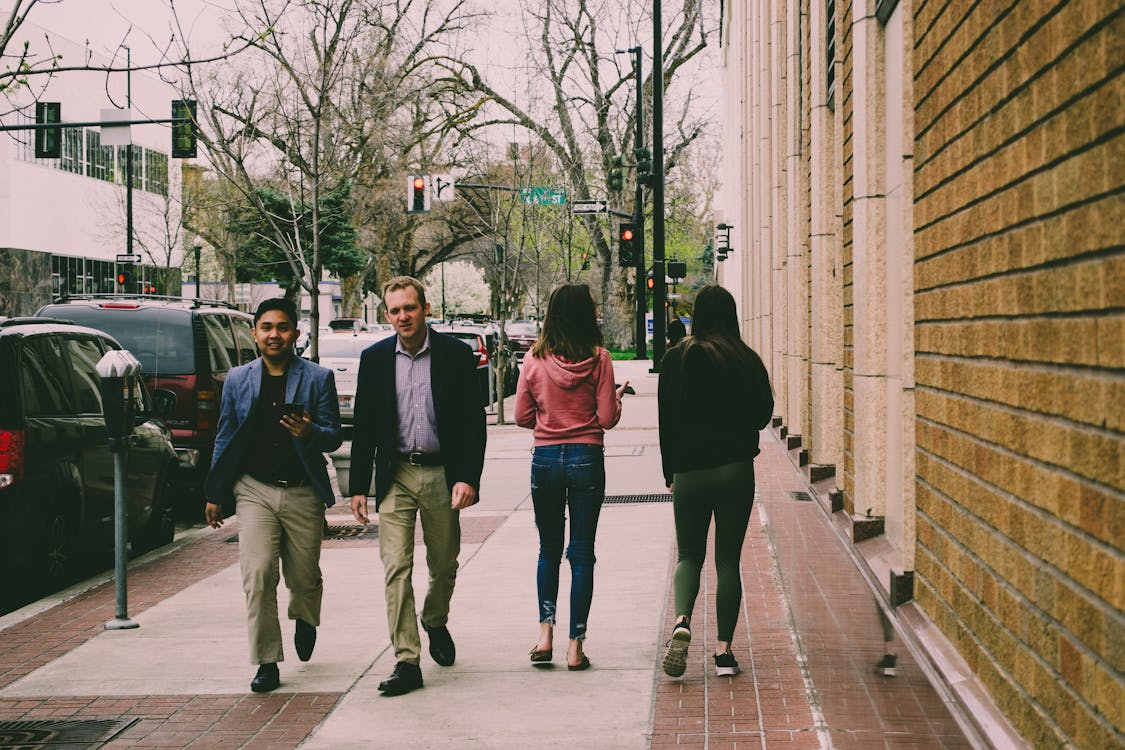
#> input picture img.jpeg, 1125 x 750 px; its folder holds only this picture in this run
$ python -i detF.py   (imports and definitions only)
#> lines starting #> are read from the running program, lines starting #| are printed output that depends on the picture; after the words box and inside, x2 and y2 are one past the last pixel; in counts of white or black regions, pixels touching at a corner belong together
import cv2
import tkinter as tk
from tkinter import filedialog
from PIL import Image, ImageTk

def detect_faces():
    global image_label, image_path, faces

    # Carga la imagen seleccionada
    image_path = filedialog.askopenfilename()
#> the answer given: img.jpeg
    if image_path:
        # Carga la imagen
        image = cv2.imread(image_path)
#> image is the input picture: shape (750, 1125, 3); mean B, G, R 104.7, 121.4, 137.1

        # Crea el clasificador de rostros
        face_cascade = cv2.CascadeClassifier(cv2.data.haarcascades + 'haarcascade_frontalface_default.xml')

        # Convierte la imagen a escala de grises
        gray_image = cv2.cvtColor(image, cv2.COLOR_BGR2GRAY)
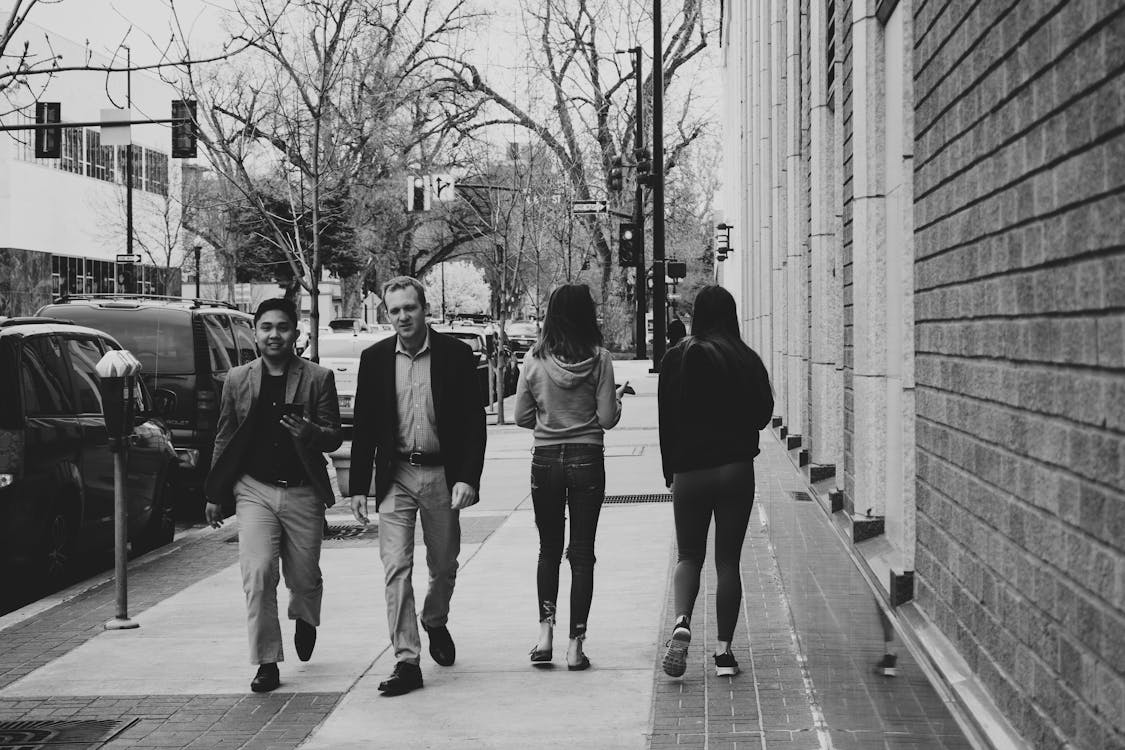
#> gray_image: shape (750, 1125); min 0, max 251, mean 124.2

        # Detecta rostros en la imagen
        faces = face_cascade.detectMultiScale(gray_image, scaleFactor=1.1, minNeighbors=5, minSize=(30, 30))
#> faces = [[379, 291, 48, 48], [250, 308, 50, 50]]

        # Dibuja un rectángulo alrededor de cada rostro detectado
        for (x, y, w, h) in faces:
            cv2.rectangle(image, (x, y), (x+w, y+h), (0, 255, 0), 2)
#> this loop made 2 passes
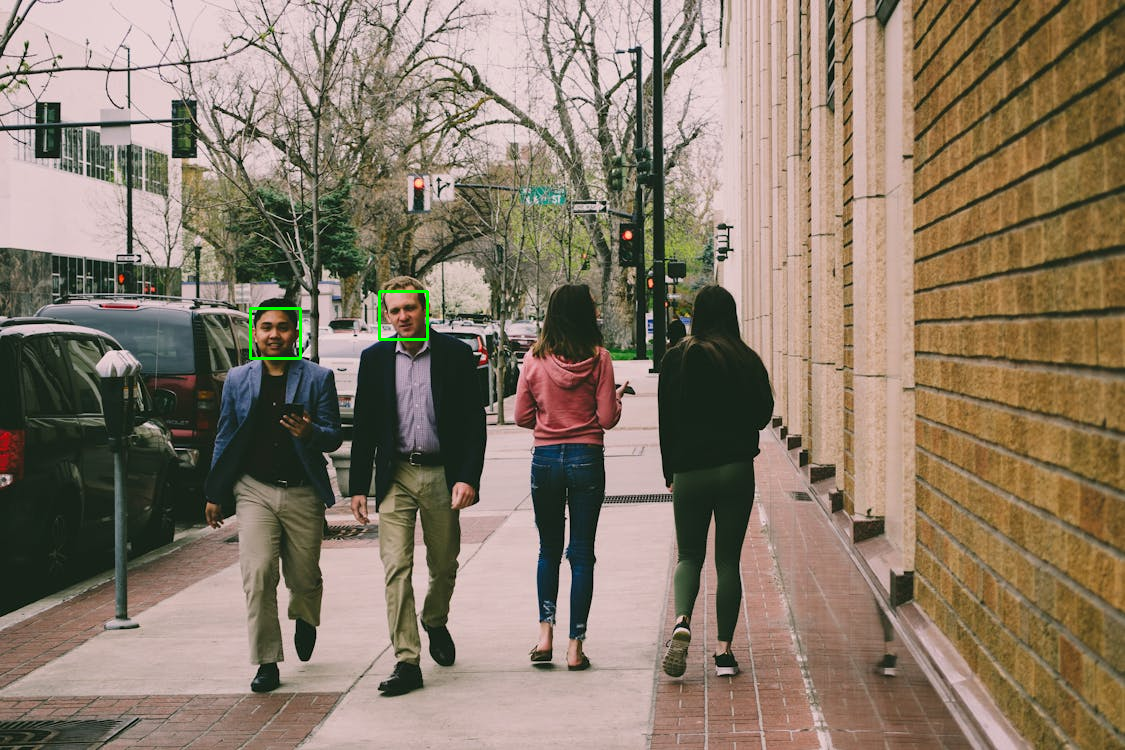
#> image: shape (750, 1125, 3); 0.14% of pixels changed, all inside (x1, y1, x2, y2) = (249, 290, 429, 360)

        # Convierte la imagen a formato compatible con tkinter
        image = cv2.cvtColor(image, cv2.COLOR_BGR2RGB)
        image = Image.fromarray(image)
        image = ImageTk.PhotoImage(image)

        # Muestra la imagen en la interfaz gráfica
#> (the run stopped early here; a loop or call above may not have finished)
